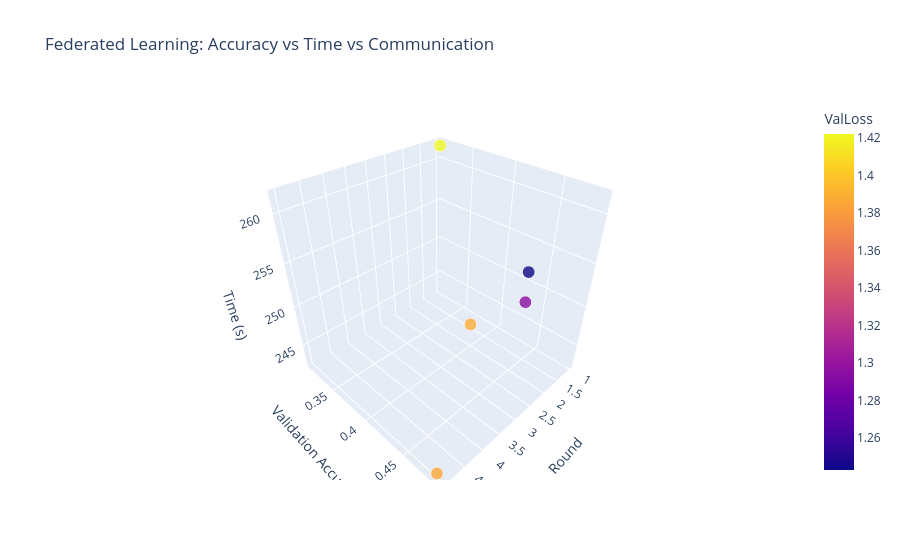

Notebook cell for this chart:
### Code cell
fig = px.scatter_3d(round_df, x='Round', y='ValAcc', z='RoundTimeSec',
                    size='Total_Comm_Bytes', color='ValLoss',
                    color_continuous_scale='plasma',
                    title="Federated Learning: Accuracy vs Time vs Communication",
                    labels={'ValAcc':'Validation Accuracy', 'RoundTimeSec':'Time (s)', 'Total_Comm_Bytes':'Comm Bytes'})
fig.update_traces(marker=dict(opacity=0.8, line=dict(width=1)))
fig.show()

### Figure 1 — Plotly figure (JSON) as saved in the notebook; plotly's stock layout.template omitted (floating-point values rounded to 4 significant figures)
{"data": [{"hovertemplate": "Round=%{x}<br>Validation Accuracy=%{y}<br>Time (s)=%{z}<br>Comm Bytes=%{marker.size}<br>ValLoss=%{marker.color}<extra></extra>", "legendgroup": "", "marker": {"color": [1.422, 1.243, 1.295, 1.389, 1.386], "coloraxis": "coloraxis", "line": {"width": 1}, "opacity": 0.8, "size": [32539200, 32539200, 32539200, 32539200, 32539200], "sizemode": "area", "sizeref": 81348, "symbol": "circle"}, "mode": "markers", "name": "", "scene": "scene", "showlegend": false, "type": "scatter3d", "x": [1, 2, 3, 4, 5], "y": [0.3111, 0.4584, 0.4864, 0.4724, 0.4829], "z": [261.5, 254.9, 255.6, 255.3, 242.5]}], "layout": {"coloraxis": {"colorbar": {"title": {"text": "ValLoss"}}, "colorscale": [[0, "#0d0887"], [0.1111, "#46039f"], [0.2222, "#7201a8"], [0.3333, "#9c179e"], [0.4444, "#bd3786"], [0.5556, "#d8576b"], [0.6667, "#ed7953"], [0.7778, "#fb9f3a"], [0.8889, "#fdca26"], [1, "#f0f921"]]}, "legend": {"itemsizing": "constant", "tracegroupgap": 0}, "scene": {"domain": {"x": [0, 1], "y": [0, 1]}, "xaxis": {"title": {"text": "Round"}}, "yaxis": {"title": {"text": "Validation Accuracy"}}, "zaxis": {"title": {"text": "Time (s)"}}}, "title": {"text": "Federated Learning: Accuracy vs Time vs Communication"}}}
